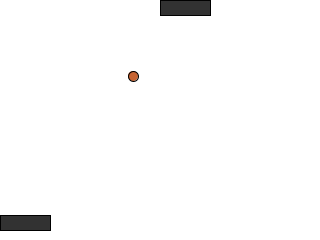
Frame 1 (no input)
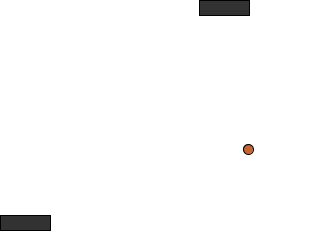
Frame 60 (the mouse pressed at the canvas centre just before this capture)
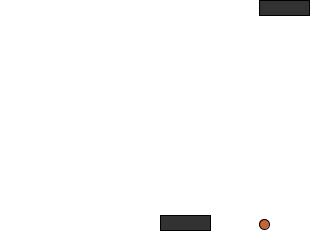
Frame 120 (the mouse held since frame 60 and released just before this capture)

The Processing sketch that drew these frames (run headless with seeded random() and noise(); from frame 60 on, the mouse is pressed at the canvas centre):

// Processing sketch: Exercise2_2
// ── Exercise2_2.pde
final int SCREENX = 320;
final int SCREENY = 240;
final int PADDLEHEIGHT = 15;
final int PADDLEWIDTH = 50;
final int MARGIN = 10;

class Player {
  int xpos; 
  int ypos;
  color paddlecolor = color(50);
  Player(int screen_y)
  {
    xpos=SCREENX/2;
    ypos=screen_y;
  }
  void move(int x) {
    if (x>SCREENX-PADDLEWIDTH) xpos = SCREENX-PADDLEWIDTH;
    else xpos=x;
  }
  void draw()
  {
    fill(paddlecolor);
    rect(xpos, ypos, PADDLEWIDTH, PADDLEHEIGHT);
  }
}

class Ball {
  float x; 
  float y;
  float dx; 
  float dy;
  int radius;
  color ballColor = color(200, 100, 50);
  Ball() {
    x = random(SCREENX/4, SCREENX/2);
    y = random(SCREENY/4, SCREENY/2);
    dx = random(1, 2); 
    dy = random(1, 2);
    radius=5;
  }
  void move() {
    x = x+dx; 
    y = y+dy;
  }
  void draw() {
    fill(ballColor);
    ellipse(int(x), int(y), radius, 
      radius);
  }
  void collide(Player tp) {
    if (x-radius <=0 && dx < 0) dx=-dx;
    else if (x+radius>=SCREENX && dx > 0) dx=-dx;
    if (y+radius >= tp.ypos &&
      y-radius<tp.ypos+PADDLEHEIGHT &&
      x >=tp.xpos && x <=
      tp.xpos+PADDLEWIDTH) {
      println("collided!");
      dy=-dy;
    }
  }
}

Player thePlayer;
Player computerPlayer;
Ball theBall;
int i = SCREENX / 2;
void settings() {
  size(SCREENX, SCREENY);
}
void setup() {
  thePlayer = new Player(SCREENY-MARGIN-PADDLEHEIGHT);
  computerPlayer = new Player(0);
  theBall = new Ball();
  ellipseMode(RADIUS);
}
void draw() {
  background(255);
  thePlayer.move(mouseX);
  if (i > theBall.x) {
    computerPlayer.move(i--);
  } else {
    computerPlayer.move(i++);
  }
  theBall.move();
  theBall.collide(thePlayer);
  theBall.collide(computerPlayer);
  thePlayer.draw();
  computerPlayer.draw();
  theBall.draw();
}
